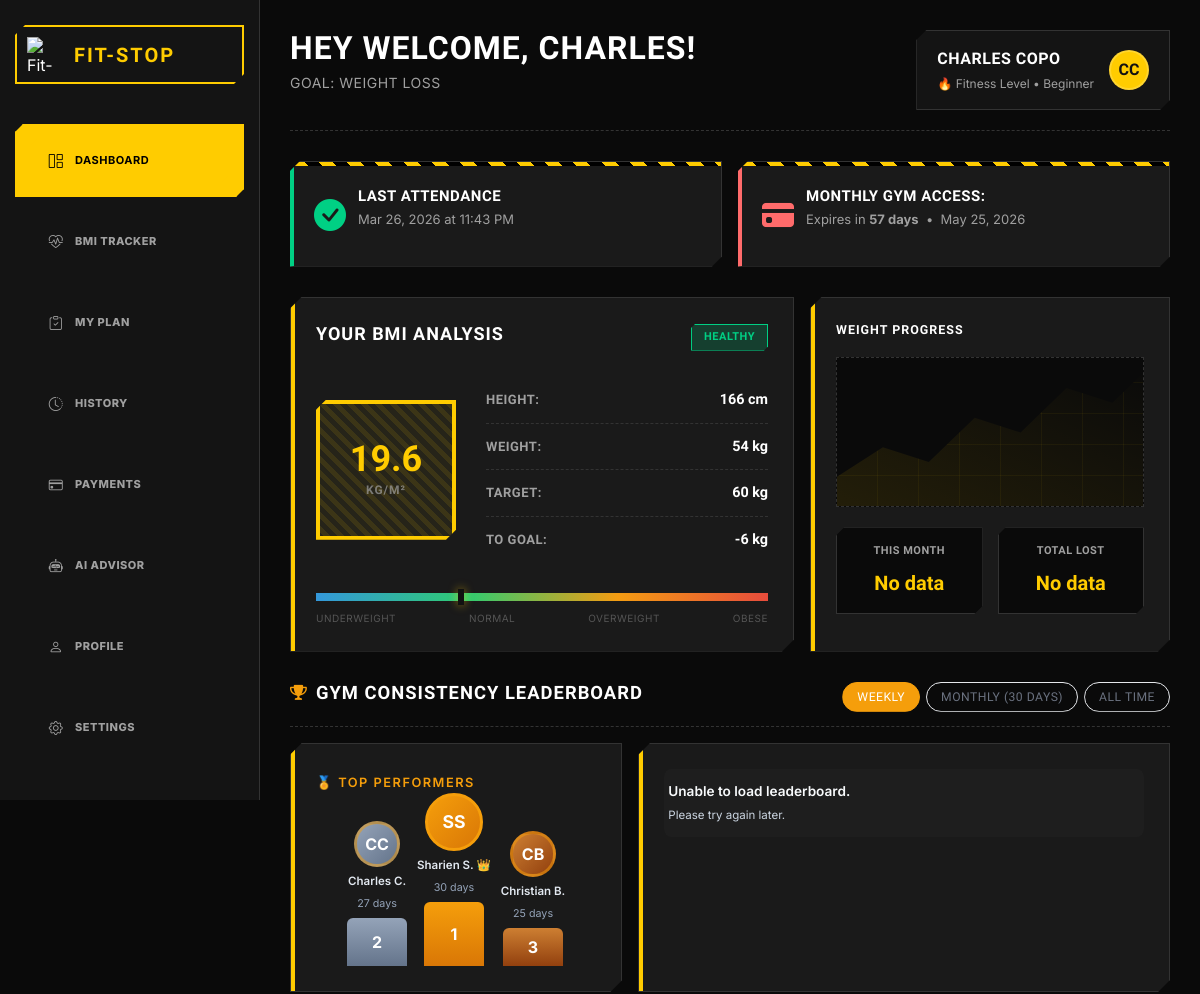
The page /user/user.php (signed in, upper part) on the database as committed earlier.
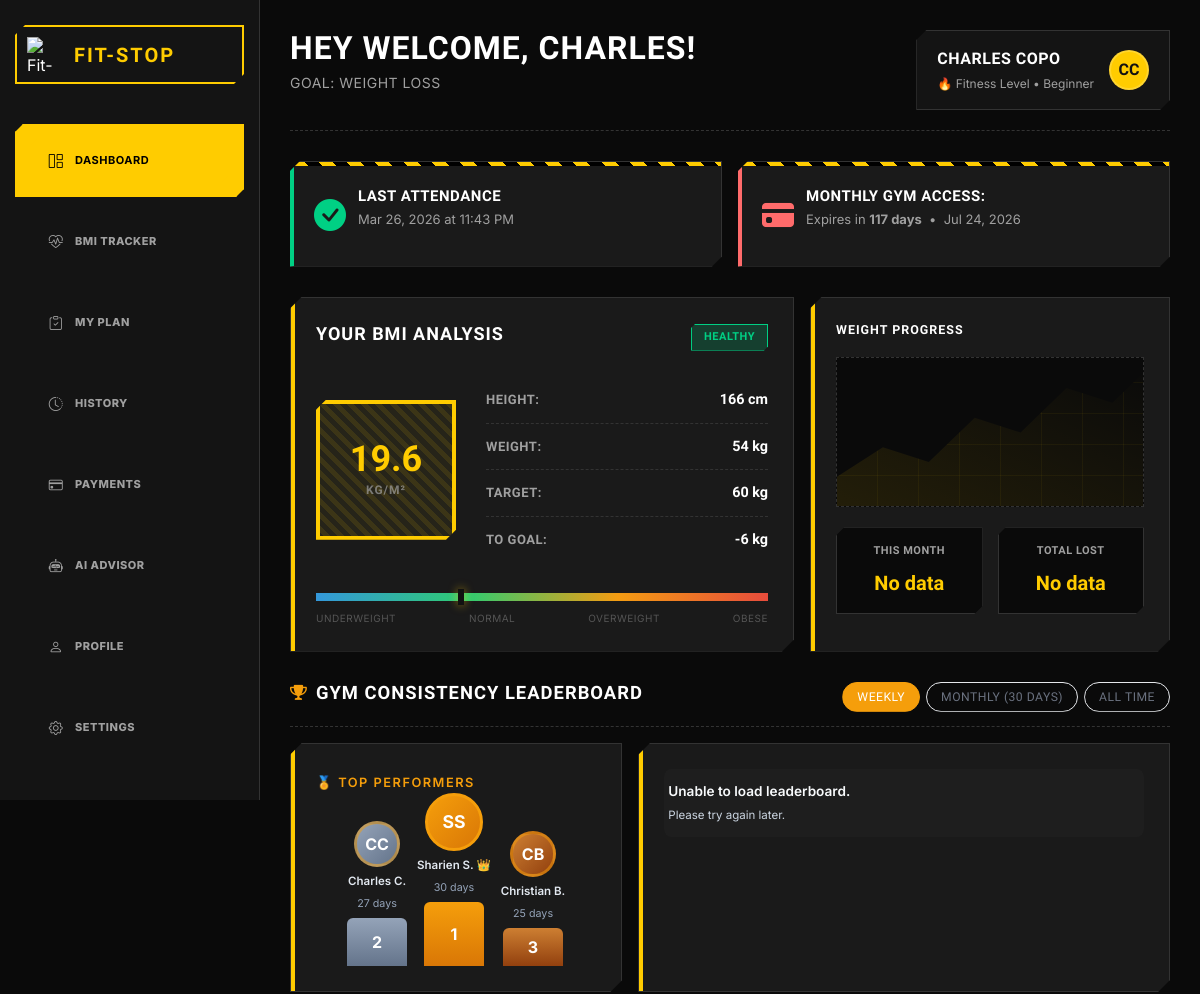
The same page on the database as committed later.
### tables this page shows
CREATE TABLE "monthly" ("id" integer,"name" text,"expires_in" datetime, "member" INTEGER, image BLOB, PRIMARY KEY ("id"));

### user/user.php (the view, shortened to what the changed rows need)
<?php
$firstName = 'Member';
$paymentDueSoon = false;
$daysLeft = null;
$monthlyExpiry = null;
try {
  require __DIR__ . '/../Login/connection.php';
  $userId = (int)($_SESSION['id'] ?? 0);
  if ($userId > 0) {
    $userStmt = $pdo->prepare('SELECT id, username, first_name, last_name, email FROM users WHERE id = :id LIMIT 1');
    $userStmt->execute([':id' => $userId]);
    $user = $userStmt->fetch(PDO::FETCH_ASSOC) ?: [];
    $firstName = (string)($user['first_name'] ?? '');
    $monthlyStmt = $pdo->prepare(
        "SELECT id, expires_in
        FROM monthly
        WHERE member = :member
        ORDER BY expires_in DESC
        LIMIT 1"
    );
    $monthlyStmt->execute([':member' => $userId]);
    $monthlyRecord = $monthlyStmt->fetch(PDO::FETCH_ASSOC) ?: [];
    if (!empty($monthlyRecord['expires_in'])) {
        $monthlyExpiry = (string)$monthlyRecord['expires_in'];
        $expiryDate = new DateTime($monthlyExpiry, new DateTimeZone('Asia/Manila'));
        $today      = new DateTime('now',          new DateTimeZone('Asia/Manila'));
        $diff       = (int)$today->diff($expiryDate)->days;
        $expired    = $expiryDate < $today;
        $daysLeft      = $expired ? 0 : $diff;
        $paymentDueSoon = !$expired && $daysLeft <= 7;
    }
  }
} catch (Throwable $e) {
}
?>
<!doctype html>
<html lang="en">
  <head>
    <link href="https://cdn.jsdelivr.net/npm/bootstrap@5.3.2/dist/css/bootstrap.min.css" rel="stylesheet">
    <link rel="stylesheet" href="user.css" />
    <link
      href="https://cdn.jsdelivr.net/npm/bootstrap-icons/font/bootstrap-icons.css"
      rel="stylesheet"
    />
    <link
      rel="stylesheet"
      href="https://cdnjs.cloudflare.com/ajax/libs/font-awesome/6.0.0/css/all.min.css"
    />
  </head>
  <body>
    <div class="dashboard">
      <main class="main-content">
        <header class="topbar">
          <div class="welcome">
            <h1 id="dashboardWelcome">Hey Welcome, <?php echo htmlspecialchars($firstName, ENT_QUOTES, 'UTF-8'); ?>!</h1>
          </div>
        </header>
        <section class="notifications">
          <?php if ($monthlyExpiry !== null): ?>
            <div class="notification-card payment <?php echo ($daysLeft === 0) ? 'expired' : ($paymentDueSoon ? 'due-soon' : ''); ?>">
                <div class="notification-content">
                    <?php if ($daysLeft === 0): ?>
                        <h4>Monthly Gym Access Expired</h4>
                        <p>Your membership expired on <?php echo htmlspecialchars((new DateTime($monthlyExpiry))->format('M j, Y'), ENT_QUOTES, 'UTF-8'); ?></p>
                    <?php elseif ($paymentDueSoon): ?>
                        <h4>Payment Due Soon</h4>
                        <p>Monthly Gym Access expires in <strong><?php echo $daysLeft; ?> day<?php echo $daysLeft !== 1 ? 's' : ''; ?></strong>
                          &nbsp;•&nbsp; <?php echo htmlspecialchars((new DateTime($monthlyExpiry))->format('M j, Y'), ENT_QUOTES, 'UTF-8'); ?></p>
                    <?php else: ?>
                        <h4>Monthly Gym Access:</h4>
                        <p>Expires in <strong><?php echo $daysLeft; ?> days</strong>
                          &nbsp;•&nbsp; <?php echo htmlspecialchars((new DateTime($monthlyExpiry))->format('M j, Y'), ENT_QUOTES, 'UTF-8'); ?></p>
                    <?php endif; ?>
                </div>
            </div>
            <?php endif; ?>
        </section>
      </main>
    </div>
  </body>
</html>

Rows that differ between the two databases and show on the page:
changed monthly: expires_in "57" → "117"; expires_in "May 25, 2026" → "Jul 24, 2026"
